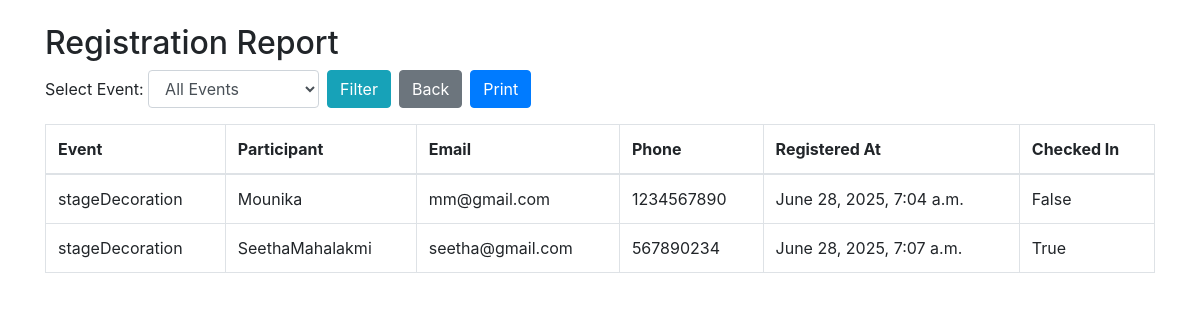
/report/ (signed in), run on the app's committed database.
### eventapp/models.py (models this page shows, shortened)
class Registration(models.Model):
    participant = models.ForeignKey(Participant, on_delete=models.CASCADE)
    event = models.ForeignKey(Event, on_delete=models.CASCADE)
    registered_at = models.DateTimeField(default=timezone.now)
    checked_in = models.BooleanField(default=False)
    class Meta:
        unique_together = ('participant', 'event')

class Event(models.Model):
    name = models.CharField(max_length=100)
    description = models.TextField()
    start_time = models.DateTimeField()
    end_time = models.DateTimeField()
    venue = models.ForeignKey(Venue, on_delete=models.CASCADE)
    organizer = models.ForeignKey(Organizer, on_delete=models.CASCADE)
    created_at = models.DateTimeField(default=timezone.now)

class Participant(models.Model):
    name = models.CharField(max_length=100)
    email = models.EmailField()
    phone = models.CharField(max_length=15, blank=True)

### eventapp/views.py (the view)
# urls.py: path('report/', views.registration_report, name='registration_report'),
@login_required
def registration_report(request):
    events = Event.objects.all()
    selected_event_id = request.GET.get('event')
    if selected_event_id:
        registrations = Registration.objects.filter(event_id=selected_event_id)
    else:
        registrations = Registration.objects.all()
    return render(request, 'registration_report.html', {
        'events': events,
        'registrations': registrations,
        'selected_event_id': selected_event_id,
    })

### eventapp/templates/registration_report.html (shortened to what this page needs)
{% load static %}
<!DOCTYPE html>
<html>
<head>
    <link rel="stylesheet" href="{% static 'bootstrap.min.css' %}">
</head>
<body class="container mt-4">
    <h2>Registration Report</h2>
    <form method="get" class="form-inline mb-3 noprint">
        <label>Select Event:&nbsp;</label>
        <select name="event" class="form-control mr-2">
            <option value="">All Events</option>
        </select>
        <button class="btn btn-info">Filter</button>
        <a href="{% url 'event_list' %}" class="btn btn-secondary ml-2">Back</a>
        <button onclick="window.print()" class="btn btn-primary ml-2">Print</button>
    </form>
    <table class="table table-bordered">
        <thead>
            <tr><th>Event</th><th>Participant</th><th>Email</th><th>Phone</th><th>Registered At</th><th>Checked In</th></tr>
        </thead>
        <tbody>
            {% for reg in registrations %}
            <tr>
                <td>{{ reg.event.name }}</td>
                <td>{{ reg.participant.name }}</td>
                <td>{{ reg.participant.email }}</td>
                <td>{{ reg.participant.phone }}</td>
                <td>{{ reg.registered_at }}</td>
                <td>{{ reg.checked_in }}</td>
            </tr>
            {% empty %}
            <tr><td colspan="6">No registrations found.</td></tr>
            {% endfor %}
        </tbody>
    </table>
</body>
</html>

### data on the page
Registration: event.name "stageDecoration", participant.name "Mounika", participant.email "mm@gmail.com", participant.phone "1234567890", registered_at "June 28, 2025, 7:04 a.m.", checked_in "False"
Registration: event.name "stageDecoration", participant.name "SeethaMahalakmi", participant.email "seetha@gmail.com", participant.phone "567890234", registered_at "June 28, 2025, 7:07 a.m.", checked_in "True"
